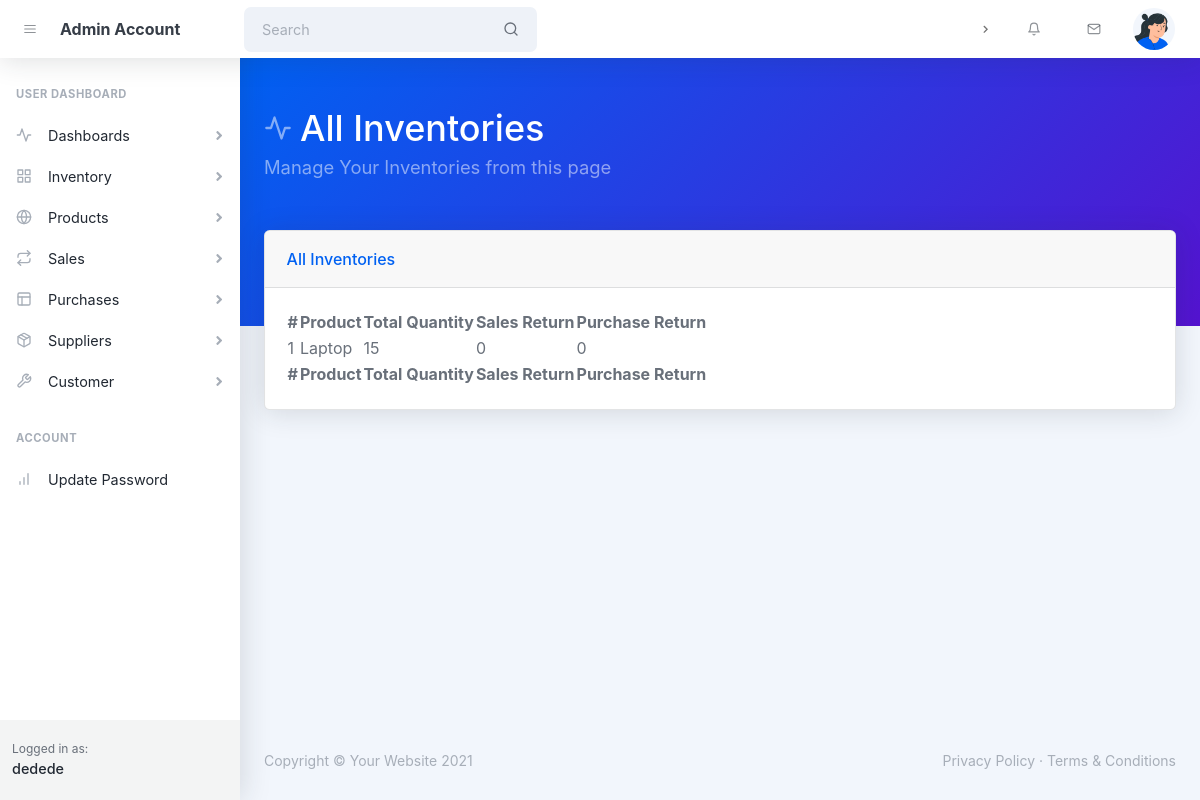
/cashier/all-inventories.php (signed in), run on the app's committed database.
### tables this page shows
CREATE TABLE `user` (
  `user_id` int(11) NOT NULL,
  `user_full_names` varchar(50) NOT NULL,
  `user_phone_number` varchar(50) NOT NULL,
  `user_email_address` varchar(50) NOT NULL,
  `user_login_id` int(11) NOT NULL
);

CREATE TABLE `inventory` (
  `inventory_id` int(11) NOT NULL,
  `inventory_products_id` int(11) NOT NULL,
  `inventory_sales_id` int(11) DEFAULT NULL,
  `inventory_quantity` int(11) NOT NULL,
  `inventory_purchases_id` int(11) NOT NULL,
  `inventory_sales_returns` varchar(50) NOT NULL DEFAULT '0',
  `inventory_purchases_returns` varchar(11) NOT NULL DEFAULT '0'
);

CREATE TABLE `product` (
  `product_id` int(11) NOT NULL,
  `product_category` varchar(50) NOT NULL,
  `product_name` varchar(50) NOT NULL,
  `product_sub_category` varchar(50) NOT NULL,
  `product_description` varchar(5000) NOT NULL,
  `product_date_of_manufacture` varchar(50) NOT NULL,
  `product_batch_number` varchar(11) NOT NULL,
  `product_expiry_date` varchar(50) NOT NULL,
  `product_unit_price` int(10) NOT NULL,
  `product_amount` int(10) NOT NULL
);

### supplier/cashier.php (called while the page is built, shortened)
<?php
if (!isset($_SESSION['user'])) {
    header('Location: ../index.php');
} else {
    include '../db-connection.php';
    $email_username = $_SESSION['user'];
    $checkemail = "SELECT *  FROM `login` WHERE `login_username`= '$email_username'";
    $queryemail = mysqli_query($conn, $checkemail);
    $checkemailrows = mysqli_num_rows($queryemail);
    if ($checkemailrows >= 1) {
        while ($fetch = mysqli_fetch_assoc($queryemail)) {
            $globalloggedinid = $fetch['login_id'];
            $checkclient = "SELECT *  FROM `user` WHERE `user_login_id`= '$globalloggedinid'";
            $queryemail = mysqli_query($conn, $checkclient);
            $checkclientrows = mysqli_num_rows($queryemail);
            if ($checkclientrows >= 1) {
                while ($fetchuser = mysqli_fetch_assoc($queryemail)) {
                    $globaluserfullname = $fetchuser['user_full_names'];
                }
            }
        }
    }
}

### cashier/all-inventories.php (the view, shortened to what this page needs)
<?php
include 'cashier.php';
?>
<!DOCTYPE html>
<html lang="en">
<head>
    <link href="https://cdn.jsdelivr.net/npm/simple-datatables@latest/dist/style.css" rel="stylesheet" />
    <link href="https://cdn.jsdelivr.net/npm/litepicker/dist/css/litepicker.css" rel="stylesheet" />
    <link href="css/styles.css" rel="stylesheet" />
</head>
<body class="nav-fixed">
    <?php include 'header.php'; ?>
    <div id="layoutSidenav">
        <div id="layoutSidenav_nav">
            <?php include 'sidebar.php' ?>
        </div>
        <div id="layoutSidenav_content">
            <main>
                <header class="page-header page-header-dark bg-gradient-primary-to-secondary pb-10">
                    <div class="container-xl px-4">
                        <div class="page-header-content pt-4">
                            <div class="row align-items-center justify-content-between">
                                <div class="col-auto mt-4">
                                    <h1 class="page-header-title">
                                        <div class="page-header-icon"><i data-feather="activity"></i></div>
                                        All Inventories
                                    </h1>
                                    <div class="page-header-subtitle">Manage Your Inventories from this page</div>
                                </div>
                            </div>
                        </div>
                    </div>
                </header>
                <div class="container-xl px-4 mt-n10">
                    <div class="card mb-4">
                        <div class="card-header">All Inventories</div>
                        <div class="card-body">
                            <table id="datatablesSimple">
                                <thead>
                                    <tr>
                                        <th>#</th>
                                        <th>Product</th>
                                        <th>Total Quantity</th>
                                        <th>Sales Return</th>
                                        <th>Purchase Return</th>
                                    </tr>
                                </thead>
                                <tfoot>
                                    <tr>
                                    <th>#</th>
                                        <th>Product</th>
                                        <th>Total Quantity</th>
                                        <th>Sales Return</th>
                                        <th>Purchase Return</th>
                                    </tr>
                                </tfoot>
                                <tbody>
                                    <?php
                                    include '../db-connection.php';
                                    $inventory = "SELECT * FROM `inventory`";
                                    $queryinventory = mysqli_query($conn, $inventory);
                                    $inventoryrows = mysqli_num_rows($queryinventory);
                                    if ($inventoryrows >= 1) {
                                        $count = 1;
                                        while ($fetch  = mysqli_fetch_assoc($queryinventory)) {
                                            $quantity = $fetch['inventory_quantity'];
                                            $sales = $fetch['inventory_sales_returns'];
                                            $product = $fetch['inventory_products_id'];
                                            $purchases = $fetch['inventory_purchases_returns'];
                                            $product = "SELECT * FROM `product` WHERE `product_id`='$product'";
                                            $queryproduct = mysqli_query($conn, $product);
                                            $productrows = mysqli_num_rows($queryproduct);
                                            if ($productrows >= 1) {
                                                $count = 1;
                                                while ($fetch  = mysqli_fetch_assoc($queryproduct)) {
                                                    $productname = $fetch['product_name'];
                                                }
                                            }
                                            echo "
                                                <tr>
                                                    <td>$count</td>
                                                    <td>$productname</td>
                                                    <td>$quantity</td>
                                                    <td>$sales</td>
                                                    <td>$purchases</td>
                                                </tr>
                                            ";
                                            $count++;
                                        }
                                    }
                                    ?>
                                </tbody>
                            </table>
                        </div>
                    </div>
                </div>
            </main>
            <footer class="footer-admin mt-auto footer-light">
                <div class="container-xl px-4">
                    <div class="row">
                        <div class="col-md-6 small">Copyright © Your Website 2021</div>
                        <div class="col-md-6 text-md-end small">
                            <a href="#!">Privacy Policy</a> ·
                            <a href="#!">Terms &amp; Conditions</a>
                        </div>
                    </div>
                </div>
            </footer>
        </div>
    </div>
</body>
</html>

### cashier/sidebar.php (shortened to what this page needs)
<nav class="sidenav shadow-right sidenav-light">
    <div class="sidenav-menu">
        <div class="nav accordion" id="accordionSidenav">
            <div class="sidenav-menu-heading">User Dashboard</div>
            <a class="nav-link collapsed" href="javascript:void(0);" data-bs-toggle="collapse"
                data-bs-target="#collapseDashboards" aria-expanded="false" aria-controls="collapseDashboards">
                <div class="nav-link-icon"><i data-feather="activity"></i></div>
                Dashboards
                <div class="sidenav-collapse-arrow"><i class="fas fa-angle-down"></i></div>
            </a>
            <a class="nav-link collapsed" href="javascript:void(0);" data-bs-toggle="collapse"
                data-bs-target="#collapsePages" aria-expanded="false" aria-controls="collapsePages">
                <div class="nav-link-icon"><i data-feather="grid"></i></div>
                Inventory
                <div class="sidenav-collapse-arrow"><i class="fas fa-angle-down"></i></div>
            </a>
            <a class="nav-link collapsed" href="javascript:void(0);" data-bs-toggle="collapse"
                data-bs-target="#collapseApps" aria-expanded="false" aria-controls="collapseApps">
                <div class="nav-link-icon"><i data-feather="globe"></i></div>
                Products
                <div class="sidenav-collapse-arrow"><i class="fas fa-angle-down"></i></div>
            </a>
            <a class="nav-link collapsed" href="javascript:void(0);" data-bs-toggle="collapse"
                data-bs-target="#collapseFlows" aria-expanded="false" aria-controls="collapseFlows">
                <div class="nav-link-icon"><i data-feather="repeat"></i></div>
                Sales
                <div class="sidenav-collapse-arrow"><i class="fas fa-angle-down"></i></div>
            </a>
            <a class="nav-link collapsed" href="javascript:void(0);" data-bs-toggle="collapse"
                data-bs-target="#collapseLayouts" aria-expanded="false" aria-controls="collapseLayouts">
                <div class="nav-link-icon"><i data-feather="layout"></i></div>
                Purchases
                <div class="sidenav-collapse-arrow"><i class="fas fa-angle-down"></i></div>
            </a>
            <a class="nav-link collapsed" href="javascript:void(0);" data-bs-toggle="collapse"
                data-bs-target="#collapseComponents" aria-expanded="false" aria-controls="collapseComponents">
                <div class="nav-link-icon"><i data-feather="package"></i></div>
                Suppliers
                <div class="sidenav-collapse-arrow"><i class="fas fa-angle-down"></i></div>
            </a>
            <a class="nav-link collapsed" href="javascript:void(0);" data-bs-toggle="collapse"
                data-bs-target="#collapseUtilities" aria-expanded="false" aria-controls="collapseUtilities">
                <div class="nav-link-icon"><i data-feather="tool"></i></div>
                Customer
                <div class="sidenav-collapse-arrow"><i class="fas fa-angle-down"></i></div>
            </a>
            <div class="sidenav-menu-heading">Account</div>
            <a class="nav-link" href="account-security.php">
                <div class="nav-link-icon"><i data-feather="bar-chart"></i></div>
                Update Password
            </a>
        </div>
    </div>
    <div class="sidenav-footer">
        <div class="sidenav-footer-content">
            <div class="sidenav-footer-subtitle">Logged in as:</div>
            <div class="sidenav-footer-title"><?php echo $globaluserfullname; ?></div>
        </div>
    </div>
</nav>

### data on the page
user: user_full_names "dedede"
inventory: count "1", product.product_name "Laptop", inventory_quantity "15", inventory_sales_returns "0", inventory_purchases_returns "0"
